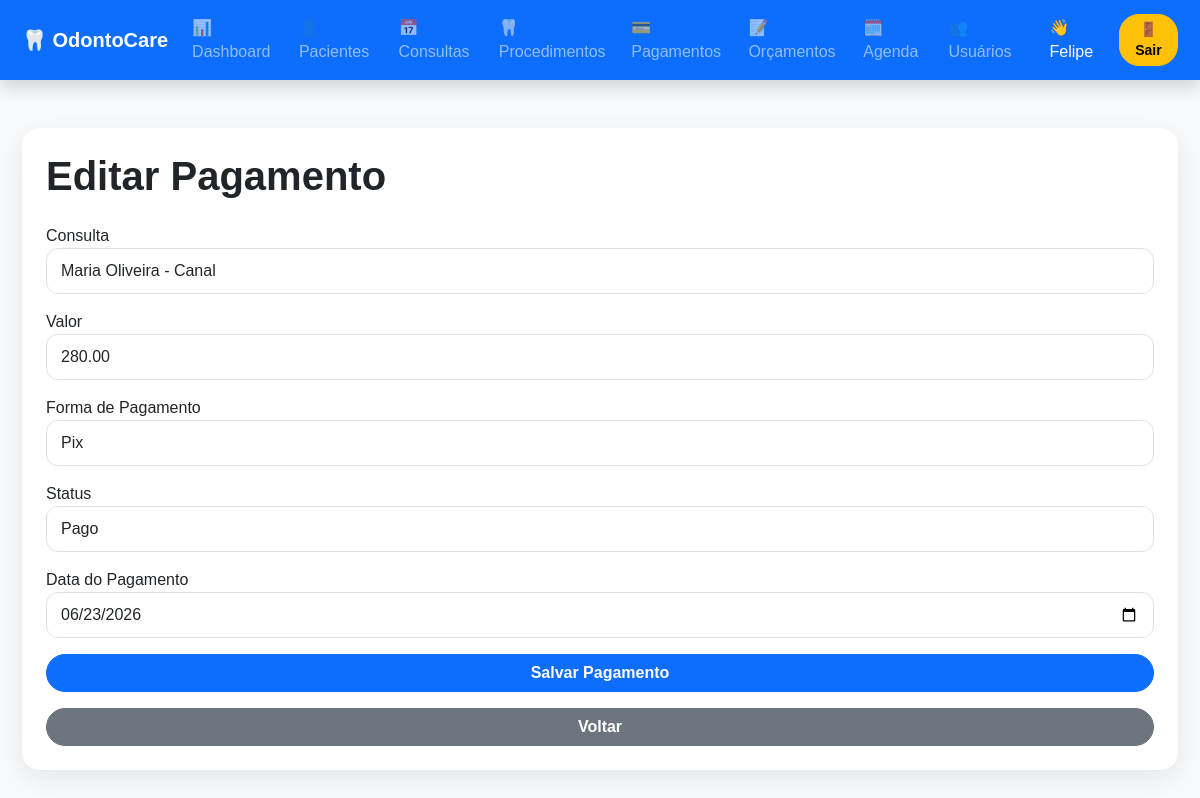
The page /OdontoCare-main/formPagamento.php?id=4 (signed in) on the database its author committed.
### tables this page shows
CREATE TABLE IF NOT EXISTS `pagamento` (
  `idPagamento` int(11) NOT NULL AUTO_INCREMENT,
  `valorTotal` decimal(10,2) NOT NULL,
  `formaPagamento` varchar(30) DEFAULT NULL,
  `statusPagamento` varchar(30) DEFAULT NULL,
  `dataPagamento` date DEFAULT NULL,
  `idConsulta` int(11) NOT NULL,
  PRIMARY KEY (`idPagamento`),
  KEY `idConsulta` (`idConsulta`),
  CONSTRAINT `pagamento_ibfk_1` FOREIGN KEY (`idConsulta`) REFERENCES `consulta` (`idConsulta`)
);

CREATE TABLE IF NOT EXISTS `consulta` (
  `idConsulta` int(11) NOT NULL AUTO_INCREMENT,
  `dataConsulta` date NOT NULL,
  `horarioConsulta` time NOT NULL,
  `statusConsulta` varchar(30) DEFAULT NULL,
  `observacoes` text DEFAULT NULL,
  `idUsuario` int(11) NOT NULL,
  `idPaciente` int(11) NOT NULL,
  `idProcedimento` int(11) NOT NULL,
  PRIMARY KEY (`idConsulta`),
  KEY `idUsuario` (`idUsuario`),
  KEY `idPaciente` (`idPaciente`),
  KEY `idProcedimento` (`idProcedimento`),
  CONSTRAINT `consulta_ibfk_1` FOREIGN KEY (`idUsuario`) REFERENCES `usuario` (`idUsuario`),
  CONSTRAINT `consulta_ibfk_2` FOREIGN KEY (`idPaciente`) REFERENCES `paciente` (`idPaciente`),
  CONSTRAINT `consulta_ibfk_3` FOREIGN KEY (`idProcedimento`) REFERENCES `procedimento` (`idProcedimento`)
);

CREATE TABLE IF NOT EXISTS `paciente` (
  `idPaciente` int(11) NOT NULL AUTO_INCREMENT,
  `nome` varchar(200) NOT NULL,
  `cpf` varchar(14) NOT NULL,
  `telefone` varchar(20) DEFAULT NULL,
  `email` varchar(200) DEFAULT NULL,
  `cep` varchar(10) DEFAULT NULL,
  `logradouro` varchar(100) DEFAULT NULL,
  `numero` varchar(10) DEFAULT NULL,
  `bairro` varchar(60) DEFAULT NULL,
  `cidade` varchar(60) DEFAULT NULL,
  `estado` varchar(2) DEFAULT NULL,
  `dataNascimento` date DEFAULT NULL,
  `historicoOdontologico` text DEFAULT NULL,
  `alergias` text DEFAULT NULL,
  `exames` text DEFAULT NULL,
  `tratamentosAnteriores` text DEFAULT NULL,
  `prontuarioClinicoDigital` text DEFAULT NULL,
  PRIMARY KEY (`idPaciente`),
  UNIQUE KEY `cpf` (`cpf`)
);

### OdontoCare-main/dao/PagamentoDao.php (called while the page is built, shortened)
<?php
class PagamentoDao
{
    public function readId($id)
    {
        try {
            $pdo = conexao::conectar();
            $sql = "SELECT * FROM pagamento WHERE idPagamento = ?";
            $query = $pdo->prepare($sql);
            $query->execute([$id]);
            $dados = $query->fetch(PDO::FETCH_ASSOC);
            return $dados;
        } catch(PDOException $exception) {
            die("Erro ao buscar pagamento: " . $exception->getMessage());
        }
    }
}

### OdontoCare-main/formPagamento.php (the view, shortened to what this page needs)
<?php
include_once "dao/PagamentoDao.php";
$pdo = conexao::conectar();
$idPagamento = "";
$valorTotal = "";
$formaPagamento = "";
$statusPagamento = "";
$dataPagamento = "";
$idConsulta = "";
if(isset($_GET["id"])){
    $pagamentoDao = new PagamentoDao();
    $dados = $pagamentoDao->readId($_GET["id"]);
    if($dados){
        $idPagamento = $dados["idPagamento"];
        $valorTotal = $dados["valorTotal"];
        $formaPagamento = $dados["formaPagamento"];
        $statusPagamento = $dados["statusPagamento"];
        $dataPagamento = $dados["dataPagamento"];
        $idConsulta = $dados["idConsulta"];
    }
}
$consultas = $pdo->query("
    SELECT
        c.idConsulta,
        p.nome AS nomePaciente,
        pr.nomeProcedimento
    FROM consulta c
    INNER JOIN paciente p ON c.idPaciente = p.idPaciente
    INNER JOIN procedimento pr ON c.idProcedimento = pr.idProcedimento
    ORDER BY c.idConsulta DESC
");
?>
<!DOCTYPE html>
<html>
<head>
    <link href="https://cdn.jsdelivr.net/npm/bootstrap@5.3.3/dist/css/bootstrap.min.css" rel="stylesheet">
    <link href="style.css" rel="stylesheet">
</head>
<body class="bg-light">
<?php include_once "navbar.php"; ?>
<div class="container mt-5">
    <div class="card shadow p-4">
        <h1 class="mb-4">
            <?= $idPagamento == "" ? "Cadastrar Pagamento" : "Editar Pagamento" ?>
        </h1>
        <form action="controller/PagamentoController.php" method="POST" class="d-grid gap-3">
            <div>
                <label>Consulta</label>
                <select name="cbConsulta" class="form-control" required>
                    <?php foreach($consultas as $consulta){ ?>
                    <option value="<?= $consulta["idConsulta"] ?>"
                        <?= $idConsulta == $consulta["idConsulta"] ? "selected" : "" ?>>
                        <?= $consulta["nomePaciente"] ?>
                        -
                    </option>
                    <?php } ?>
                </select>
            </div>
            <div>
                <label>Valor</label>
                <input type="number"
                       step="0.01"
                       name="txtValorTotal"
                       value="<?= $valorTotal ?>"
                       class="form-control"
                       required>
            </div>
            <div>
                <label>Forma de Pagamento</label>
                <select name="txtFormaPagamento" class="form-control">
                    <option value="Pix" <?= $formaPagamento == "Pix" ? "selected" : "" ?>>
                        Pix
                    </option>
                </select>
            </div>
            <div>
                <label>Status</label>
                <select name="txtStatusPagamento" class="form-control">
                    <option value="Pago" <?= $statusPagamento == "Pago" ? "selected" : "" ?>>
                        Pago
                    </option>
                </select>
            </div>
            <div>
                <label>Data do Pagamento</label>
                <input type="date"
                       name="txtDataPagamento"
                       value="<?= $dataPagamento ?>"
                       class="form-control"
                       required>
            </div>
            <button type="submit"
                    name="btGravar"
                    class="btn btn-primary">
                Salvar Pagamento
            </button>
            <a href="pagamento.php" class="btn btn-secondary">
                Voltar
            </a>
        </form>
    </div>
</div>
</body>
</html>

### OdontoCare-main/style.css (style rules this page uses)
body { background: #f4f8fb !important; font-family: Arial, Helvetica, sans-serif; }
.container { max-width: 1180px; }
.card { border: none !important; border-radius: 18px !important; box-shadow: 0 8px 25px rgba(0, 0, 0, 0.08) !important; }
.btn { border-radius: 20px; font-weight: 600; }
.form-control, .form-select { border-radius: 12px; padding: 10px 14px; }
h1, h2, h3, h4 { font-weight: 700; }

### rows shown on the page
pagamento: cbConsulta "Maria Oliveira - Canal", txtValorTotal "280.00", txtFormaPagamento "Pix", txtStatusPagamento "Pago", txtDataPagamento "06/23/2026"

### other values the page prints
$_SESSION["usuario"] "Felipe"
